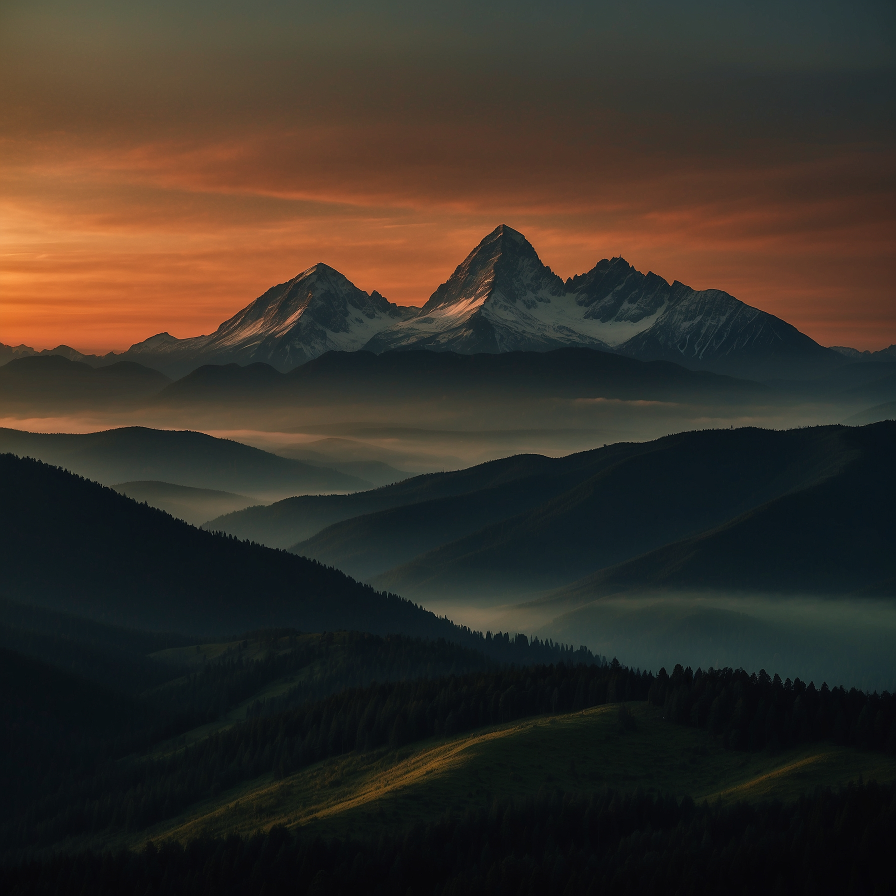
#> input picture social-posts/bg1.jpg, 1792 x 1792 px, found by its file name (shown at 1/2 size); its folder holds 8 pictures in this run
$ python build_social_v2.py
#> lines starting #> are read from the running program, lines starting #| are printed output that depends on the picture
from PIL import Image, ImageDraw, ImageFont, ImageFilter, ImageEnhance
import os

OUT = "C:/Users/Hmact/OneDrive/Desktop/Web Design/Operation Optimal/social-posts"
IMG = "C:/Users/Hmact/OneDrive/Desktop/Web Design/Operation Optimal/assets/images"
W, H = 1080, 1350  # Instagram portrait (4:5) — max feed real estate

DARK_GREEN = (26, 46, 26)
GOLD = (200, 168, 75)
WHITE = (255, 255, 255)
SOFT_WHITE = (230, 230, 225)
DIM_WHITE = (160, 160, 155)

def font(bold=False, size=48):
    p = "C:/Windows/Fonts/arialbd.ttf" if bold else "C:/Windows/Fonts/arial.ttf"
    return ImageFont.truetype(p, size) if os.path.exists(p) else ImageFont.load_default()

def heading_font(size=64):
    p = "C:/Windows/Fonts/impact.ttf"
    return ImageFont.truetype(p, size) if os.path.exists(p) else font(bold=True, size=size)

def georgia_font(size=32):
    p = "C:/Windows/Fonts/georgiab.ttf"
    if os.path.exists(p):
        return ImageFont.truetype(p, size)
    p2 = "C:/Windows/Fonts/georgia.ttf"
    return ImageFont.truetype(p2, size) if os.path.exists(p2) else font(bold=True, size=size)

def draw_centered(draw, text, fnt, fill, y, max_w=900, spacing=10):
    lines = []
    for para in text.split("\n"):
        if not para.strip():
            lines.append("")
            continue
        words = para.split()
        cur = ""
        for w in words:
            test = cur + " " + w if cur else w
            bb = draw.textbbox((0,0), test, font=fnt)
            if bb[2] - bb[0] > max_w:
                lines.append(cur)
                cur = w
            else:
                cur = test
        if cur:
            lines.append(cur)
    for line in lines:
        if line == "":
            y += fnt.size // 2
            continue
        bb = draw.textbbox((0,0), line, font=fnt)
        tw = bb[2] - bb[0]
        th = bb[3] - bb[1]
        draw.text(((W - tw)//2, y), line, fill=fill, font=fnt)
        y += th + spacing
    return y

def load_bg(filename, darken=0.35, blur=0):
#> called with filename = 'bg1.jpg', darken = 0.25, blur = 2
    bg = Image.open(os.path.join(OUT, filename)).convert("RGB")
#> bg is the input picture: PIL image 1792x1792 RGB; mean R, G, B 55.8, 48.1, 39.8
    bg = bg.resize((W, H), Image.LANCZOS)
#> bg: PIL image 1080x1350 RGB
    if blur > 0:
        bg = bg.filter(ImageFilter.GaussianBlur(radius=blur))
    if darken < 1.0:
        enhancer = ImageEnhance.Brightness(bg)
        bg = enhancer.enhance(darken)
    return bg

def load_book_photo(filename):
    img = Image.open(os.path.join(IMG, filename)).convert("RGBA")
    w, h = img.size
    # Crop to 4:5 from center
    target_ratio = W / H
    current_ratio = w / h
    if current_ratio > target_ratio:
        new_w = int(h * target_ratio)
        left = (w - new_w) // 2
        img = img.crop((left, 0, left + new_w, h))
    else:
        new_h = int(w / target_ratio)
        top = (h - new_h) // 2
        img = img.crop((0, top, w, top + new_h))
    return img.resize((W, H), Image.LANCZOS)

def gold_line(draw, y, width=80):
    draw.rectangle([(W//2 - width//2, y), (W//2 + width//2, y+3)], fill=GOLD)

def add_bottom_bar(draw, text="OPERATION OPTIMAL  |  MAY 15"):
    # Semi-transparent bar at bottom
    draw.rectangle([(0, H-70), (W, H)], fill=(15, 25, 15))
    f = font(bold=True, size=16)
    bb = draw.textbbox((0,0), text, font=f)
    tw = bb[2] - bb[0]
    draw.text(((W-tw)//2, H-48), text, fill=GOLD, font=f)

def add_top_chip(draw, text):
    f = font(bold=True, size=14)
    bb = draw.textbbox((0,0), text, font=f)
    tw = bb[2] - bb[0]
    th = bb[3] - bb[1]
    px, py = 16, 8
    x = (W - tw) // 2 - px
    y = 40
    draw.rounded_rectangle([(x, y), (x + tw + px*2, y + th + py*2)], radius=4, fill=(200,168,75,180), outline=None)
    draw.text((x + px, y + py), text, fill=DARK_GREEN, font=f)

# ============================================================
# HELPERS FOR SLIDE TYPES
# ============================================================

def make_scroll_stopper(filename, bg_file, big_text, sub_text):
    img = load_bg(bg_file, darken=0.25, blur=2)
    # Heavy dark overlay for text readability
    overlay = Image.new("RGBA", (W, H), (20, 35, 20, 160))
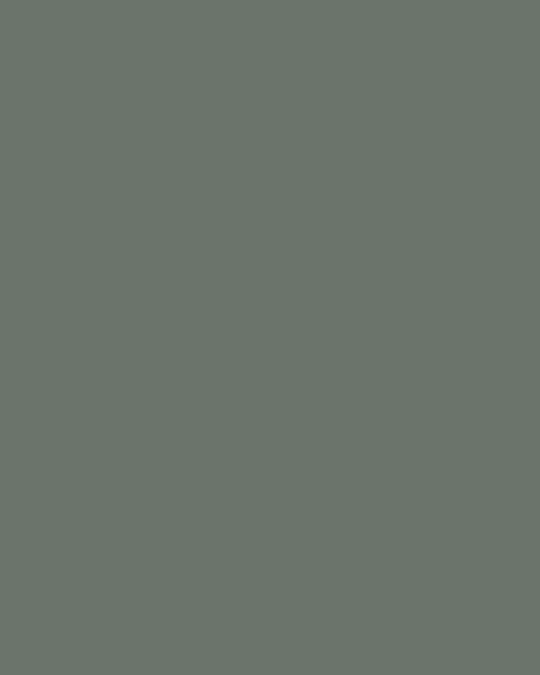
#> overlay: PIL image 1080x1350 RGBA (shown at 1/2 size); mean R, G, B, A 20, 35, 20, 160; transparent parts drawn white
    img = Image.alpha_composite(img.convert("RGBA"), overlay).convert("RGB")
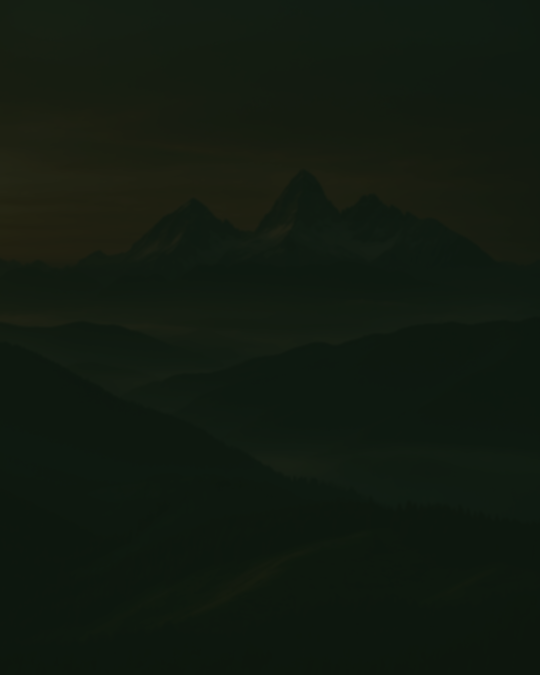
#> img: PIL image 1080x1350 RGB (shown at 1/2 size); mean R, G, B 17.6, 26.3, 16.1
    draw = ImageDraw.Draw(img)

    # Center the big text vertically
    hf = heading_font(size=100)
    y = draw_centered(draw, big_text, hf, WHITE, 380, max_w=950, spacing=8)
#> y = 412
    gold_line(draw, y + 20, 100)

    sf = font(False, size=30)
    draw_centered(draw, sub_text, sf, SOFT_WHITE, y + 55, max_w=800)

    add_bottom_bar(draw)
    img.save(os.path.join(OUT, filename), "JPEG", quality=95)
    print(f"  {filename}")

def make_chapter_slide(filename, bg_file, chapter_label, chapter_title, excerpt):
    img = load_bg(bg_file, darken=0.2, blur=4)
#> call 2 of load_bg, with filename = 'bg4.jpg', darken = 0.2, blur = 4
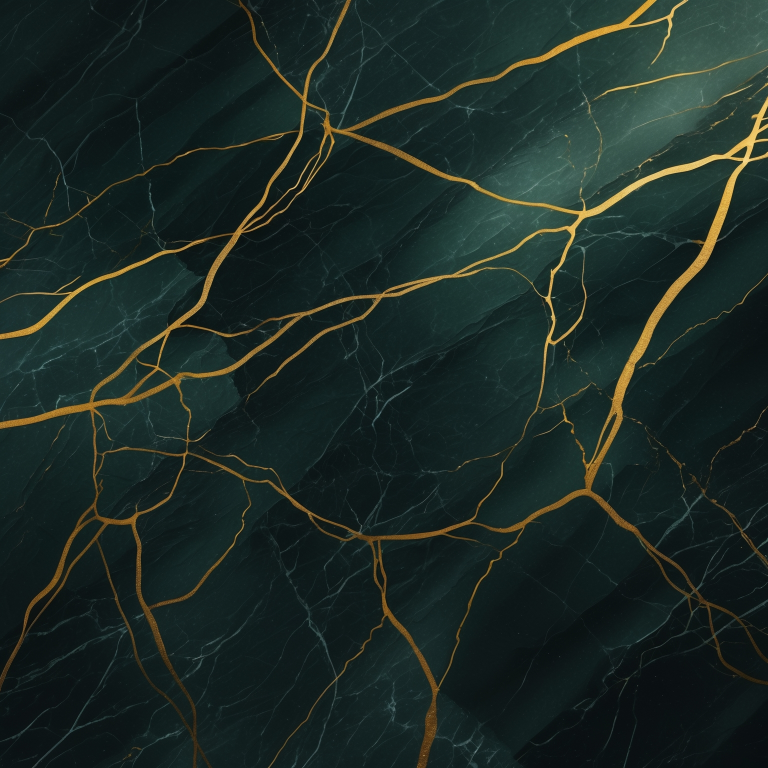
#> input picture social-posts/bg4.jpg, 1536 x 1536 px, found by its file name (shown at 1/2 size)
#> in load_bg, bg is the input picture: PIL image 1536x1536 RGB; mean R, G, B 27.7, 41.1, 36.6
#> in load_bg (call 2), `bg = enhancer.enhance(darken)`:
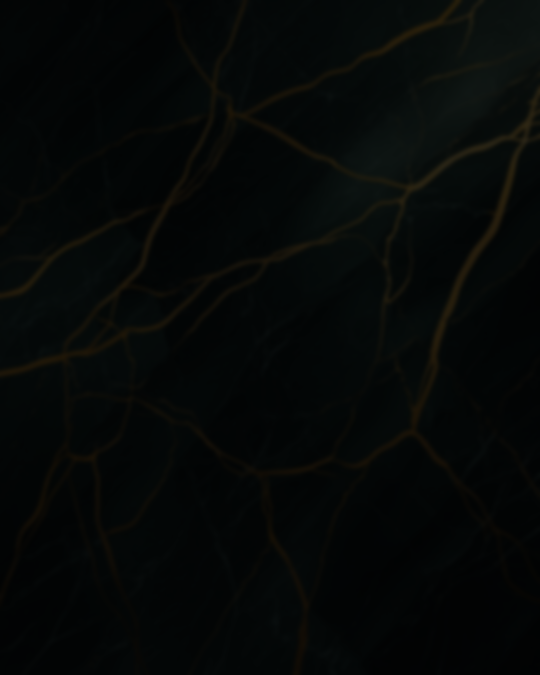
#> bg: PIL image 1080x1350 RGB (shown at 1/2 size); mean R, G, B 5.1, 7.8, 6.9
    overlay = Image.new("RGBA", (W, H), (20, 35, 20, 185))
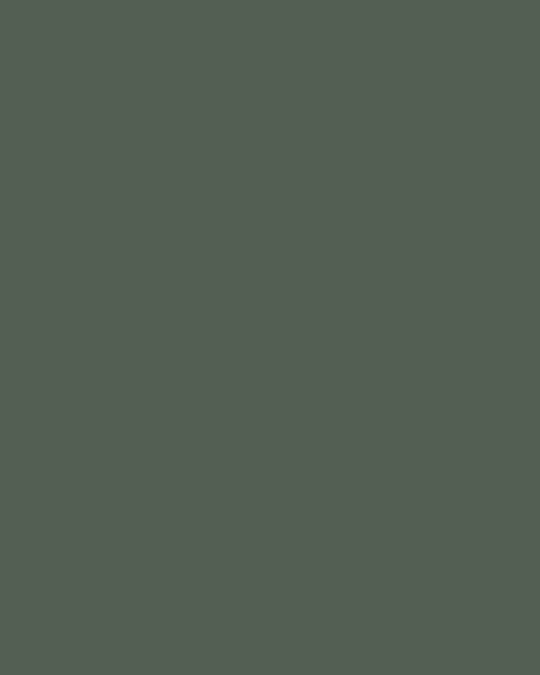
#> overlay: PIL image 1080x1350 RGBA (shown at 1/2 size); mean R, G, B, A 20, 35, 20, 185; transparent parts drawn white
    img = Image.alpha_composite(img.convert("RGBA"), overlay).convert("RGB")
    draw = ImageDraw.Draw(img)

    # Chapter label
    lf = font(bold=True, size=18)
    bb = draw.textbbox((0,0), chapter_label, font=lf)
#> bb = (0, 2, 53, 10)
    tw = bb[2] - bb[0]
#> tw = 53
    draw.text(((W-tw)//2, 120), chapter_label, fill=GOLD, font=lf)

    gold_line(draw, 155, 60)

    # Title
    tf = heading_font(size=56)
    y = draw_centered(draw, chapter_title, tf, WHITE, 185, max_w=880)
#> y = 203

    gold_line(draw, y + 15, 80)

    # Excerpt in italic-style serif
    ef = georgia_font(size=26)
    draw_centered(draw, excerpt, ef, SOFT_WHITE, y + 50, max_w=820, spacing=12)

    add_bottom_bar(draw)
    img.save(os.path.join(OUT, filename), "JPEG", quality=95)
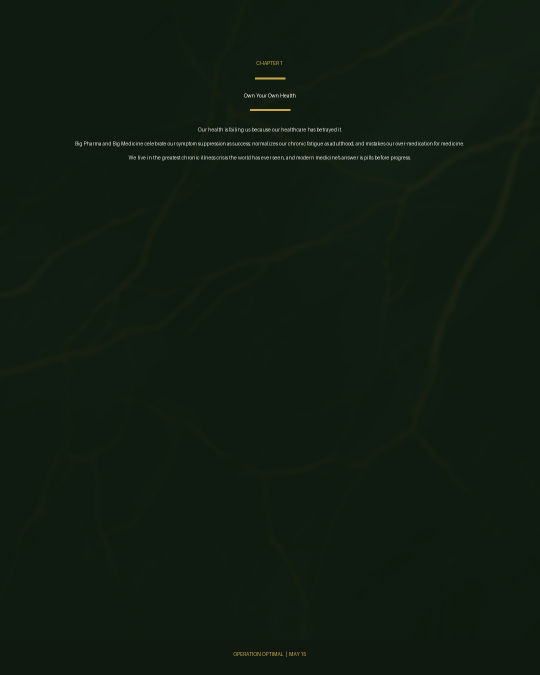
#> saved as post1-slide2.jpg: PIL image 1080x1350 RGB (shown at 1/2 size); mean R, G, B 16.5, 28.1, 17
    print(f"  {filename}")

def make_quote_slide(filename, bg_file, quote, attribution):
#> called with filename = 'post1-slide3.jpg', bg_file = 'bg1.jpg', attribution = 'TOMO MARJANOVIC  |  OPERATION OPTIMAL'
    img = load_bg(bg_file, darken=0.2, blur=3)
    overlay = Image.new("RGBA", (W, H), (20, 35, 20, 180))
    img = Image.alpha_composite(img.convert("RGBA"), overlay).convert("RGB")
    draw = ImageDraw.Draw(img)

    # Large gold quotation marks
    qf = heading_font(size=200)
    bb = draw.textbbox((0,0), "\u201C", font=qf)
#> bb = (0, 2, 5, 10)
    tw = bb[2] - bb[0]
#> tw = 5
    draw.text(((W-tw)//2, 80), "\u201C", fill=(200, 168, 75, 120), font=qf)

    # Quote text
    qfont = georgia_font(size=32)
    y = draw_centered(draw, quote, qfont, WHITE, 340, max_w=840, spacing=16)
#> y = 398

    gold_line(draw, y + 25, 60)

    # Attribution
    af = font(bold=True, size=20)
    bb = draw.textbbox((0,0), attribution, font=af)
#> bb = (0, 1, 206, 12)
    tw = bb[2] - bb[0]
#> tw = 206
    draw.text(((W-tw)//2, y + 50), attribution, fill=GOLD, font=af)

    add_bottom_bar(draw)
    img.save(os.path.join(OUT, filename), "JPEG", quality=95)
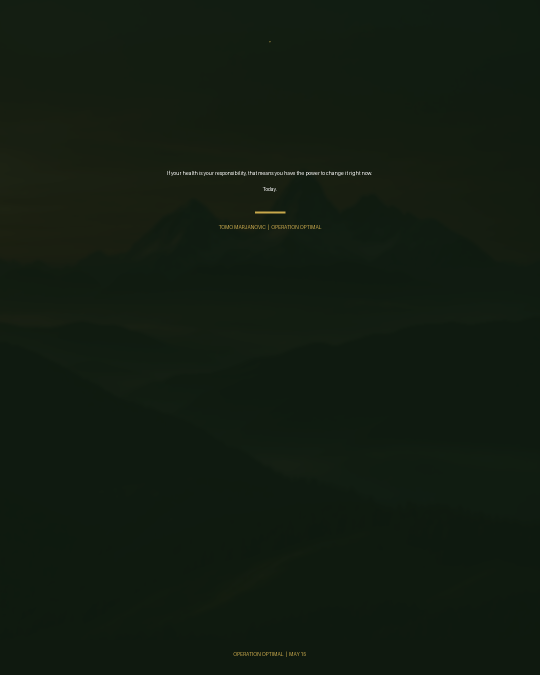
#> saved as post1-slide3.jpg: PIL image 1080x1350 RGB (shown at 1/2 size); mean R, G, B 17.6, 27.7, 16.5
    print(f"  {filename}")

def make_book_cta_slide(filename, book_photo_file, top_text, cta_text):
    img = load_book_photo(book_photo_file)
    img = img.convert("RGB")
    draw = ImageDraw.Draw(img)

    # Gradient overlay from bottom (stronger)
    overlay = Image.new("RGBA", (W, H), (0,0,0,0))
    odraw = ImageDraw.Draw(overlay)
    gradient_h = H // 2
    for i in range(gradient_h):
        alpha = int(230 * (i / gradient_h))
        yy = H - gradient_h + i
        odraw.rectangle([(0, yy), (W, yy+1)], fill=(20, 35, 20, alpha))
    # Also slight top gradient
    for i in range(200):
        alpha = int(120 * (1 - i/200))
        odraw.rectangle([(0, i), (W, i+1)], fill=(20, 35, 20, alpha))
    img = Image.alpha_composite(img.convert("RGBA"), overlay).convert("RGB")
    draw = ImageDraw.Draw(img)

    # Top chip
    add_top_chip(draw, top_text)

    # Bottom CTA
    y = H - 220
    hf = heading_font(size=48)
    for line in ["AVAILABLE MAY 15"]:
        bb = draw.textbbox((0,0), line, font=hf)
        tw = bb[2] - bb[0]
        draw.text(((W-tw)//2, y), line, fill=WHITE, font=hf)
        y += bb[3] - bb[1] + 8

    gold_line(draw, y + 8, 80)

    sf = font(bold=True, size=22)
    bb = draw.textbbox((0,0), cta_text, font=sf)
    tw = bb[2] - bb[0]
    draw.text(((W-tw)//2, y + 28), cta_text, fill=GOLD, font=sf)

    add_bottom_bar(draw, "operationoptimal.com  |  LINK IN BIO")
    img.save(os.path.join(OUT, filename), "JPEG", quality=95)
    print(f"  {filename}")


# ============================================================
# POST 1: PART I — Own Your Health
# ============================================================
print("POST 1: Part I — Own Your Health")

make_scroll_stopper("post1-slide1.jpg", "bg1.jpg",
    "NOBODY'S COMING\nTO SAVE YOU.",
    "Not your doctor. Not some miracle drug.\nIf you want to be healthy, it's on you.")

make_chapter_slide("post1-slide2.jpg", "bg4.jpg",
    "CHAPTER 1",
    "Own Your Own Health",
    "Our health is failing us because our healthcare has betrayed it.\n\nBig Pharma and Big Medicine celebrate our symptom suppression as success; normalizes our chronic fatigue as adulthood; and mistakes our over-medication for medicine.\n\nWe live in the greatest chronic illness crisis the world has ever seen, and modern medicine's answer is pills before progress.")

make_quote_slide("post1-slide3.jpg", "bg1.jpg",
    "If your health is your responsibility, that means you have the power to change it right now.\n\nToday.",
    "TOMO MARJANOVIC  |  OPERATION OPTIMAL")

make_quote_slide("post1-slide4.jpg", "bg4.jpg",
    "A healthy grocery list can cost around 40% less per trip than junk-food choices.\n\nDon't let the lie keep you broke and sick.",
    "CHAPTER 3  |  HACKING YOUR WAY TO HEALTH")

#> (the run stopped early here; a loop or call above may not have finished)
